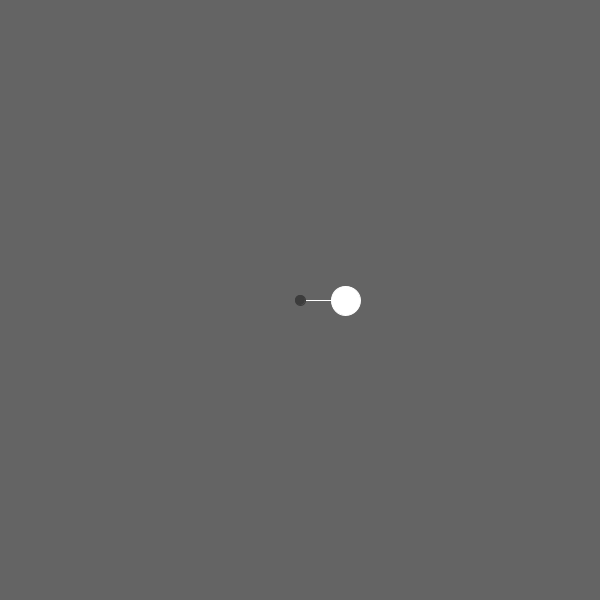
Frame 1 (no input)
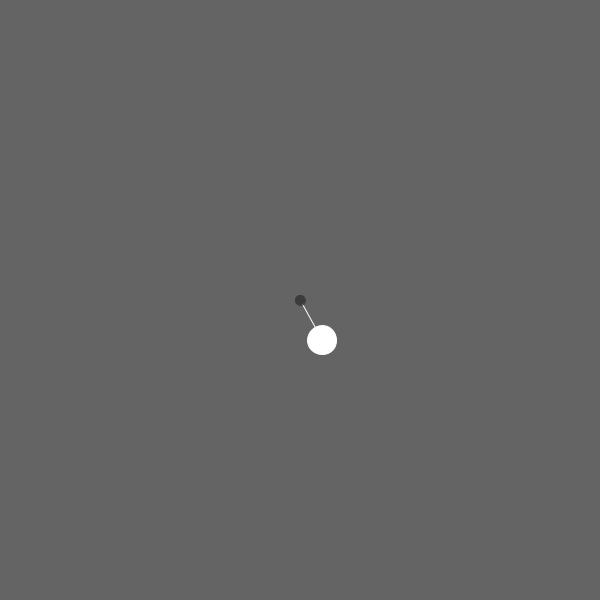
Frame 60 (the mouse pressed at the canvas centre just before this capture)
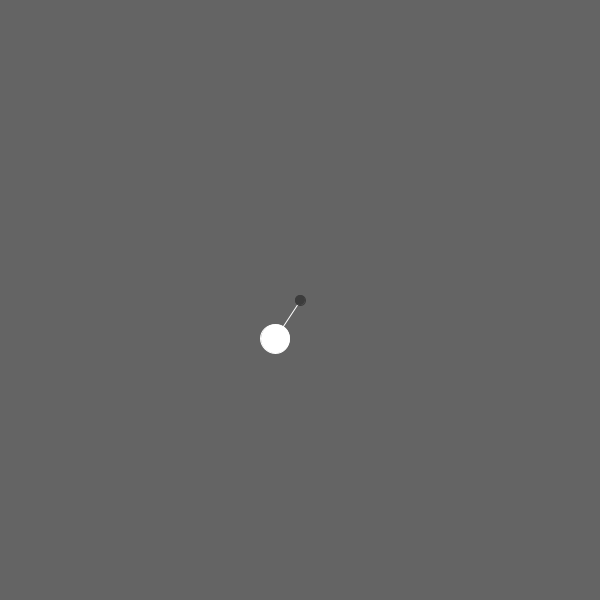
Frame 120 (the mouse held since frame 60 and released just before this capture)

The Processing sketch that drew these frames (run headless with seeded random() and noise(); from frame 60 on, the mouse is pressed at the canvas centre):

// Processing sketch: processing_6248
// ── processing_6248.pde

int i=0; //the number of actually activ objects
int anzahl=20;//maximum number of objects
Schwengel[]  schwengel;

class Schwengel{ //the coloured circles with a line rotating around the previous circle
  float centerx,centery,lang,omega,alfa,big,punktx,punkty;
  color farbe;

  Schwengel(float centerx_, float centery_,float lang_, float omega_, float alfa_, float big_, color farbe_){
    centerx=centerx_;
    centery=centery_;//center of rotation 
    lang=lang_;      // distance from center
    omega=omega_;    //angular velocity
    alfa=alfa_;      //actual angle
    big=big_;       //diameter of circle
    farbe=farbe_;   //colour of circle
  }

  //there are different routines for drawing an rotating, because the circles must be drawn after the lines to cover them
  //and the the center of the next object must be set as the position of the actual circle
  void rotieren(){//let the angle grow, get the new position of the circle
    alfa=alfa+omega;
    punktx=centerx+lang*cos(alfa);
    punkty=centery+lang*sin(alfa);
  }
  void zeichne_linie(){//draw the connection from center to actual circle
    stroke(255);
    line(centerx,centery,punktx,punkty);

  }
  void zeichne_kreis(){//fill the circle
    stroke(farbe);
    fill(farbe); 
    ellipse(punktx,punkty,big,big);
  }
}


void setup() {
  size(600, 600);
  colorMode(RGB);
  smooth();
  ellipseMode (CENTER);
  schwengel= new Schwengel[anzahl];
  for (int a=1;a<anzahl;a++){
    schwengel[a]= new Schwengel(0,0,0,0,0,0,color(200,200,200)); //all objects are initialised but without radius
    //the updating sets them to the position of the last circle    
  }
  schwengel[0]=new Schwengel(width/2,height/2,random(20,60),random(0.01,0.04),0,random(10,30),color(255,255,255));// we start with one object activ

}

void draw() {
  background(100,100,100);
  for(int i=0;i<anzahl;i++){
    schwengel[i].rotieren();
    schwengel[constrain(i+1,1,anzahl-1)].centerx=schwengel[i].punktx;//the circle is the center of rotation for the following circle
    schwengel[constrain(i+1,1,anzahl-1)].centery=schwengel[i].punkty;//after anzahl-1 there is no following circle
  }
  for(int j=0;j<anzahl;j++){    
    schwengel[j].zeichne_linie();
    fill(60);
    stroke(60);
  }
  ellipse(width/2,height/2,10,10);//the innermost circle - static
  if(i==19){//here the ordinary way doesn´t work
    stroke(255);
    line(schwengel[18].punktx,schwengel[18].punkty,schwengel[19].centerx,schwengel[19].centery);
  }


  for(int k=0;k<anzahl;k++){
    schwengel[k].zeichne_kreis();
  }
}


void mouseReleased(){//that starts a new circle
  if(i<anzahl-1){
    i=i+1;
    schwengel[i].centerx=schwengel[i-1].punktx;//the last circle gives the actual center-position
    schwengel[i].centery=schwengel[i-1].punkty;
    schwengel[i].lang=random(40,80);
    schwengel[i].omega=random(-0.04,0.04);
    if(abs(schwengel[i].omega)<0.001){//not too slow
      schwengel[i].omega=schwengel[i].omega*2;
    }
    schwengel[i].alfa=random(0,6.4);
    schwengel[i].big=random(10,30);
    schwengel[i].farbe=color(random(50,250),random(50,250),random(50,250),190);

  }
}
